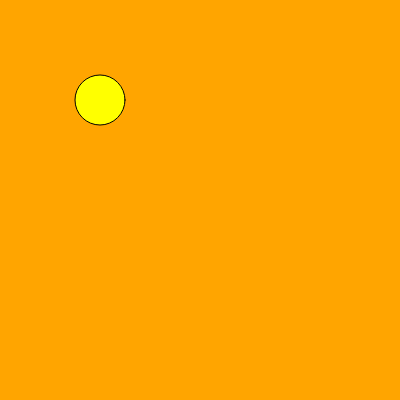
Frame 1 (no input)
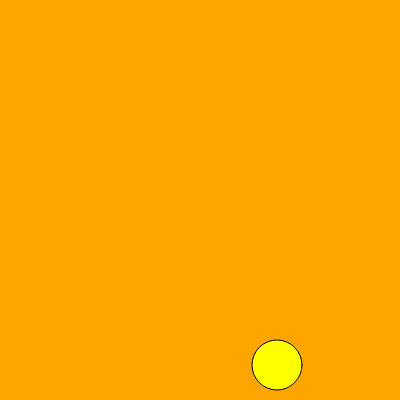
Frame 60 (no input)
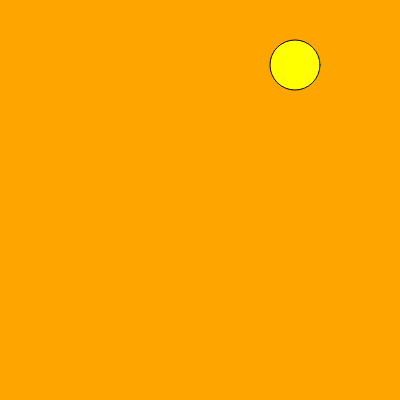
Frame 120 (the mouse pressed at the canvas centre since frame 60)

The p5.js sketch that drew these frames (run headless with seeded random() and noise() and a simulated clock; from frame 60 on, the mouse is pressed at the canvas centre):

// p5.js sketch
// ── sketch.js
// Create global variables for ball position, ball properties
let ball = {
  x: 100,
  y: 100,
  diameter: 50,
  xSpeed: 3,
  ySpeed: 5
};

function setup() {
  createCanvas(400, 400);
}

function draw() {
  background('orange');

  // Create a ball on the screen
   fill('yellow')
  ellipse(ball.x, ball.y, ball.diameter, ball.diameter);

  // Move the ball continuously until it reaches the boundary of the screen

   ball.x += ball.xSpeed;
  ball.y += ball.ySpeed;
  
  // When the ball reaches the boundary, reverse the movement
  if (ball.x < ball.diameter / 2 || ball.x > width - ball.diameter / 2) {
    ball.xSpeed *= -1;
  }

  if (ball.y < ball.diameter / 2 || ball.y > height - ball.diameter / 2) {
    ball.ySpeed *= -1;
  }
}
